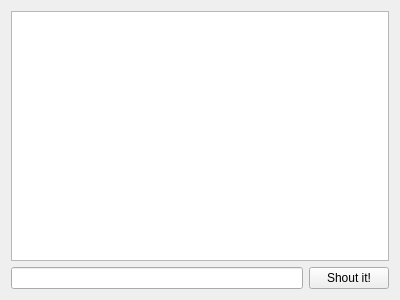
<?xml version="1.0" encoding="UTF-8"?>
<ui version="4.0">
 <class>Shoutbox</class>
 <widget class="QWidget" name="Shoutbox">
  <property name="geometry">
   <rect>
    <x>0</x>
    <y>0</y>
    <width>400</width>
    <height>300</height>
   </rect>
  </property>
  <layout class="QVBoxLayout" name="verticalLayout">
   <item>
    <widget class="QTextBrowser" name="chatLog"/>
   </item>
   <item>
    <layout class="QHBoxLayout" name="horizontalLayout">
     <item>
      <widget class="QLineEdit" name="messageEdit"/>
     </item>
     <item>
      <widget class="QPushButton" name="shoutButton">
       <property name="text">
        <string>Shout it!</string>
       </property>
      </widget>
     </item>
    </layout>
   </item>
  </layout>
 </widget>
 <resources/>
 <connections/>
</ui>
